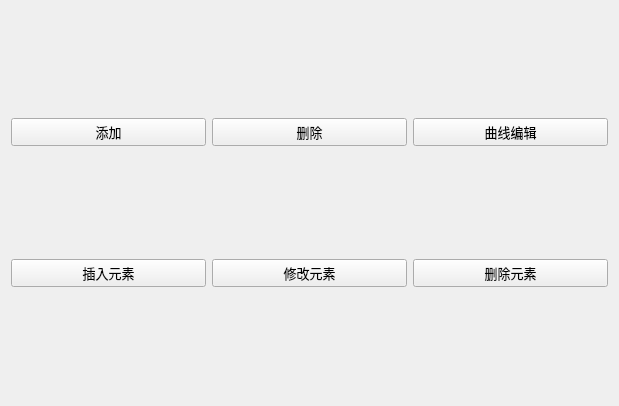
<?xml version="1.0" encoding="UTF-8"?>
<ui version="4.0">
 <class>QCharEditWidget_Distance</class>
 <widget class="QWidget" name="QCharEditWidget_Distance">
  <property name="geometry">
   <rect>
    <x>0</x>
    <y>0</y>
    <width>619</width>
    <height>406</height>
   </rect>
  </property>
  <property name="font">
   <font>
    <family>微软雅黑</family>
    <pointsize>10</pointsize>
   </font>
  </property>
  <property name="focusPolicy">
   <enum>Qt::TabFocus</enum>
  </property>
  <property name="windowTitle">
   <string>ParaSetWidget</string>
  </property>
  <layout class="QHBoxLayout" name="horizontalLayout" stretch="0">
   <item>
    <layout class="QVBoxLayout" name="m_layoutLeft">
     <item>
      <layout class="QHBoxLayout" name="m_btnGroup">
       <item>
        <widget class="QPushButton" name="m_btnAdd">
         <property name="text">
          <string>添加</string>
         </property>
        </widget>
       </item>
       <item>
        <widget class="QPushButton" name="m_btnDel">
         <property name="text">
          <string>删除</string>
         </property>
        </widget>
       </item>
       <item>
        <widget class="QPushButton" name="m_btnEditChar">
         <property name="text">
          <string>曲线编辑</string>
         </property>
        </widget>
       </item>
      </layout>
     </item>
     <item>
      <layout class="QHBoxLayout" name="horizontalLayout_2">
       <item>
        <widget class="QPushButton" name="m_btnInsert">
         <property name="text">
          <string>插入元素</string>
         </property>
        </widget>
       </item>
       <item>
        <widget class="QPushButton" name="m_btnEdit">
         <property name="text">
          <string>修改元素</string>
         </property>
        </widget>
       </item>
       <item>
        <widget class="QPushButton" name="m_btnRemove">
         <property name="text">
          <string>删除元素</string>
         </property>
        </widget>
       </item>
      </layout>
     </item>
    </layout>
   </item>
  </layout>
 </widget>
 <layoutdefault spacing="6" margin="11"/>
 <resources/>
 <connections/>
</ui>
